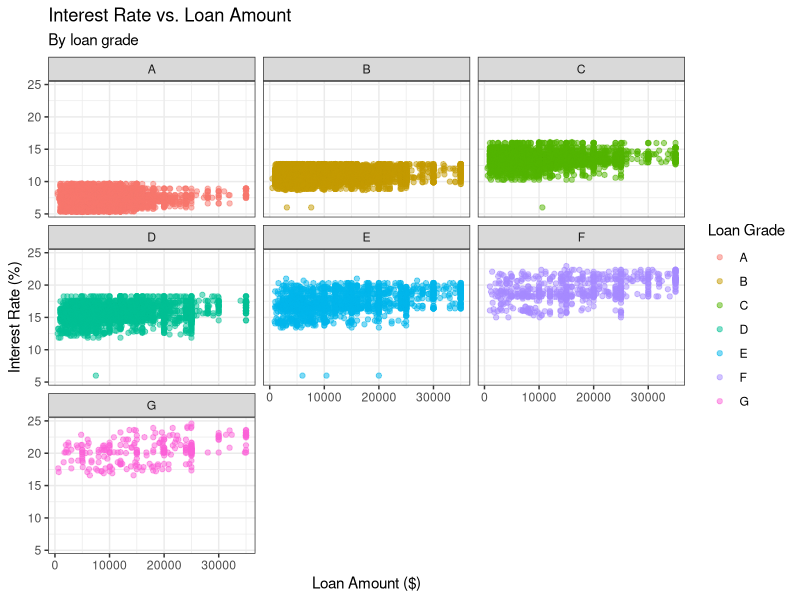
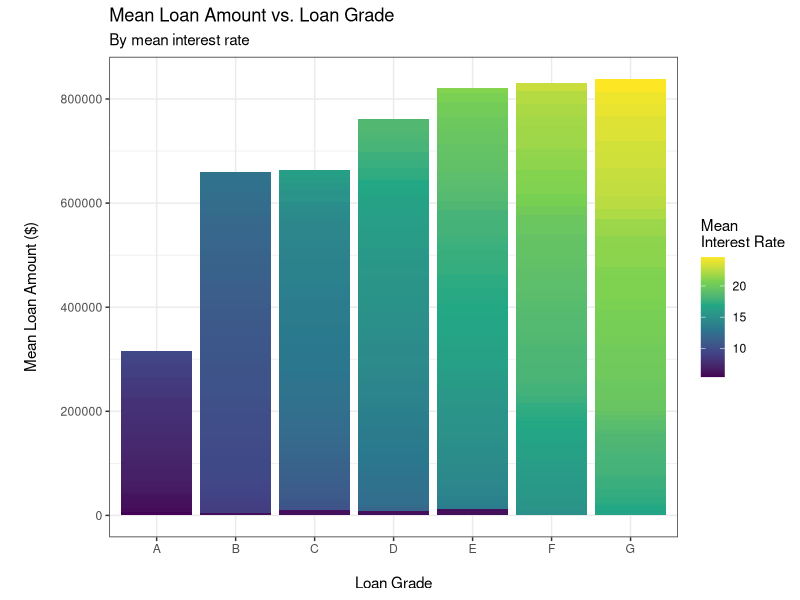
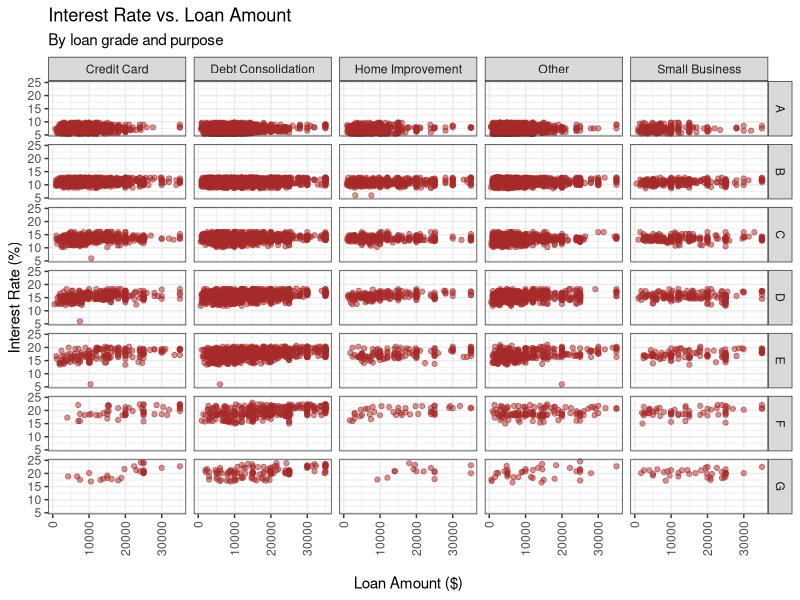
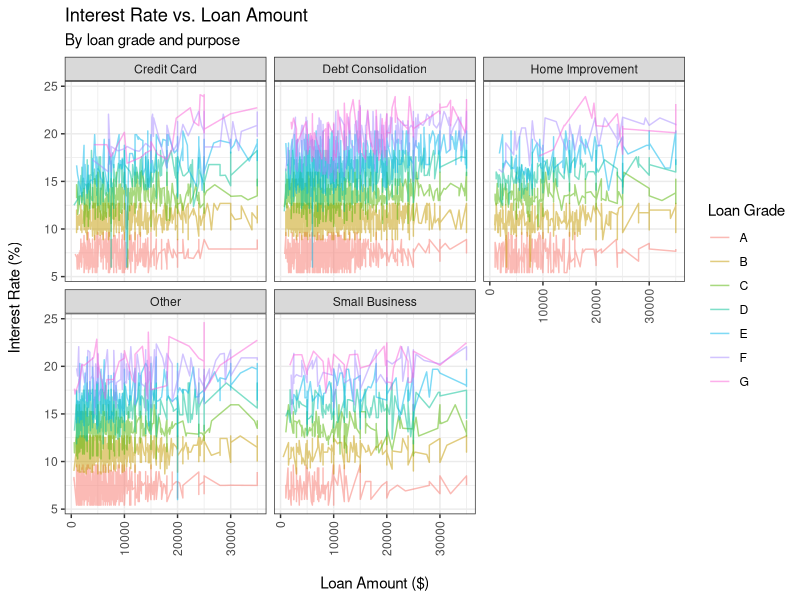

Here is the R script that generated these plots, in order:
## ---- chunk 1
library(tidyverse)
library(viridis)
## ---- chunk 2
loans_data <- read_csv("data/loans.csv")
## ---- chunk 3
loans_data %>% 
  ggplot() +
  aes(x = loan_amnt, y = int_rate, colour = grade) +
  geom_point(alpha = 0.5) +
  facet_wrap(~ grade) +
  labs(
    x = "Loan Amount ($)",
    y = "Interest Rate (%)",
    title = "Interest Rate vs. Loan Amount",
    subtitle = "By loan grade",
    colour = "Loan Grade"
  ) +
  theme_bw()
## ---- chunk 4
library(viridis)

mean_loan_amnt <- loans_data %>%
  group_by(grade, int_rate) %>% 
  summarise(
    mean_loan_amnt = mean(loan_amnt),
    mean_int_rate = mean(int_rate),
    .groups = "drop"
  )
  
mean_loan_amnt %>%   
  ggplot() +
  aes(x = grade, y = mean_loan_amnt, fill = mean_int_rate) +
  geom_bar(stat = "identity") +
  labs(
    x = "\nLoan Grade",
    y = "\nMean Loan Amount ($)\n",
    title = "Mean Loan Amount vs. Loan Grade",
    subtitle = "By mean interest rate",
    fill = "Mean\nInterest Rate"
  ) +
  theme_bw() +
  scale_fill_continuous(type = "viridis") +
  scale_y_continuous(labels = function(x) format(x, scientific = FALSE))
## ---- chunk 5
loans_data %>% 
  ggplot() +
  aes(x = loan_amnt, y = int_rate) +
  geom_point(colour = "brown", alpha = 0.5) +
  facet_grid(grade ~ purpose) +
  labs(
    x = "\nLoan Amount ($)",
    y = "Interest Rate (%)",
    title = "Interest Rate vs. Loan Amount",
    subtitle = "By loan grade and purpose"
  ) +
  theme_bw() +
  theme(axis.text.x = element_text(angle = 90, vjust = 0.5, hjust=1))
## ---- chunk 6
loans_data %>% 
  ggplot() +
  aes(x = loan_amnt, y = int_rate, colour = grade) +
  geom_line(alpha = 0.5) +
  facet_wrap(~ purpose) +
  labs(
    x = "\nLoan Amount ($)",
    y = "Interest Rate (%)\n",
    title = "Interest Rate vs. Loan Amount",
    subtitle = "By loan grade and purpose",
    colour = "Loan Grade"
  ) +
  theme_bw() +
  theme(axis.text.x = element_text(angle = 90, vjust = 0.5, hjust=1))
